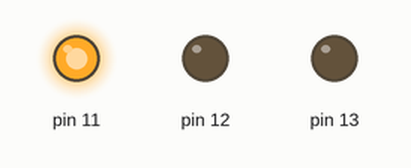
This sketch was run on a simulated Arduino Uno, built with avr-gcc and run on an emulated ATmega328P. Shown: output pins drawn as LEDs (lit = HIGH).

Above: at 0.15 s.
At 1.35 s:
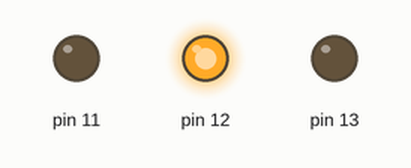
At 2.55 s:
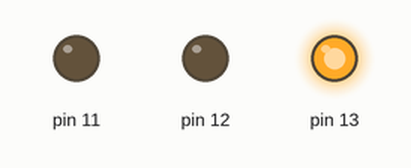
Timing chart, 0 to 3.0 s (numbered marks = the images above):
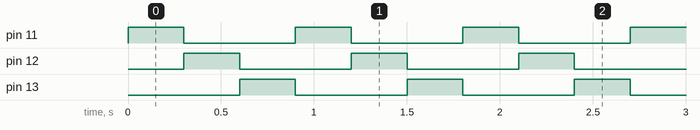

Measured:
- by itself, pin 11–13: alternates HIGH for 0.30 s and LOW for 0.60 s
- by itself, everything shown: repeats every 0.90 s, in 4 steps

The sketch:

lesson_02_led_patterns.ino
```cpp
/*
  Lesson 2 LED Patterns
  Arduino for Kids Curriculum

  This program makes three LEDs blink in a pattern one at a time.

  // Code repository: github.com/RohanM1212/arduino-for-kids
*/

void setup() {
  pinMode(11, OUTPUT);
  pinMode(12, OUTPUT);
  pinMode(13, OUTPUT);
}

void loop() {

  digitalWrite(11, HIGH);
  delay(300);
  digitalWrite(11, LOW);

  digitalWrite(12, HIGH);
  delay(300);
  digitalWrite(12, LOW);

  digitalWrite(13, HIGH);
  delay(300);
  digitalWrite(13, LOW);

}

//Expirement with it:
// - Try changing all the 300s to 100. What happens? (They blink faster)
// - Try changing one of them to 1000. What happens? (That LED stays on longer)
// - Try making all three blink together at the same time (Hint, put all three HIGH lines before any of the LOW lines)
```
